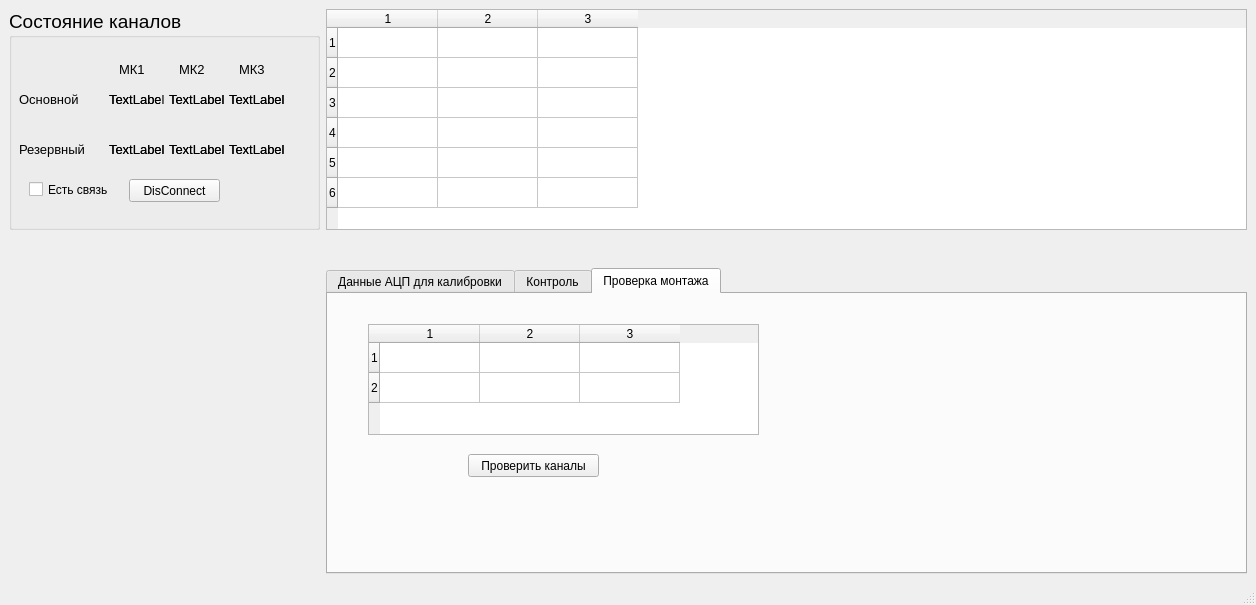
<?xml version="1.0" encoding="UTF-8"?>
<ui version="4.0">
 <class>MainWindow</class>
 <widget class="QMainWindow" name="MainWindow">
  <property name="geometry">
   <rect>
    <x>0</x>
    <y>0</y>
    <width>1256</width>
    <height>605</height>
   </rect>
  </property>
  <property name="windowTitle">
   <string>КПА БСШ-В</string>
  </property>
  <widget class="QWidget" name="centralwidget">
   <layout class="QFormLayout" name="formLayout">
    <item row="0" column="0">
     <widget class="QGroupBox" name="groupBox">
      <property name="minimumSize">
       <size>
        <width>311</width>
        <height>221</height>
       </size>
      </property>
      <property name="font">
       <font>
        <family>Arial</family>
        <pointsize>14</pointsize>
       </font>
      </property>
      <property name="title">
       <string>Состояние каналов</string>
      </property>
      <widget class="QLabel" name="greenMK1r">
       <property name="geometry">
        <rect>
         <x>100</x>
         <y>120</y>
         <width>61</width>
         <height>41</height>
        </rect>
       </property>
       <property name="font">
        <font>
         <family>Arial</family>
         <pointsize>10</pointsize>
        </font>
       </property>
       <property name="text">
        <string>TextLabel</string>
       </property>
      </widget>
      <widget class="QLabel" name="label_6">
       <property name="geometry">
        <rect>
         <x>10</x>
         <y>130</y>
         <width>71</width>
         <height>21</height>
        </rect>
       </property>
       <property name="font">
        <font>
         <family>Arial</family>
         <pointsize>10</pointsize>
        </font>
       </property>
       <property name="text">
        <string>Резервный</string>
       </property>
      </widget>
      <widget class="QLabel" name="greenMK3o">
       <property name="geometry">
        <rect>
         <x>220</x>
         <y>70</y>
         <width>61</width>
         <height>41</height>
        </rect>
       </property>
       <property name="font">
        <font>
         <family>Arial</family>
         <pointsize>10</pointsize>
        </font>
       </property>
       <property name="text">
        <string>TextLabel</string>
       </property>
      </widget>
      <widget class="QLabel" name="redMK3o">
       <property name="geometry">
        <rect>
         <x>220</x>
         <y>70</y>
         <width>61</width>
         <height>41</height>
        </rect>
       </property>
       <property name="font">
        <font>
         <family>Arial</family>
         <pointsize>10</pointsize>
        </font>
       </property>
       <property name="text">
        <string>TextLabel</string>
       </property>
      </widget>
      <widget class="QLabel" name="redMK1o">
       <property name="geometry">
        <rect>
         <x>100</x>
         <y>70</y>
         <width>51</width>
         <height>41</height>
        </rect>
       </property>
       <property name="font">
        <font>
         <family>Arial</family>
         <pointsize>10</pointsize>
        </font>
       </property>
       <property name="text">
        <string>TextLabel</string>
       </property>
      </widget>
      <widget class="QLabel" name="redMK2r">
       <property name="geometry">
        <rect>
         <x>160</x>
         <y>120</y>
         <width>61</width>
         <height>41</height>
        </rect>
       </property>
       <property name="font">
        <font>
         <family>Arial</family>
         <pointsize>10</pointsize>
        </font>
       </property>
       <property name="text">
        <string>TextLabel</string>
       </property>
      </widget>
      <widget class="QLabel" name="label_4">
       <property name="geometry">
        <rect>
         <x>230</x>
         <y>50</y>
         <width>41</width>
         <height>21</height>
        </rect>
       </property>
       <property name="font">
        <font>
         <family>Arial</family>
         <pointsize>10</pointsize>
        </font>
       </property>
       <property name="text">
        <string>МК3</string>
       </property>
      </widget>
      <widget class="QLabel" name="redMK2o">
       <property name="geometry">
        <rect>
         <x>160</x>
         <y>70</y>
         <width>61</width>
         <height>41</height>
        </rect>
       </property>
       <property name="font">
        <font>
         <family>Arial</family>
         <pointsize>10</pointsize>
        </font>
       </property>
       <property name="text">
        <string>TextLabel</string>
       </property>
      </widget>
      <widget class="QLabel" name="label_3">
       <property name="geometry">
        <rect>
         <x>170</x>
         <y>50</y>
         <width>41</width>
         <height>21</height>
        </rect>
       </property>
       <property name="font">
        <font>
         <family>Arial</family>
         <pointsize>10</pointsize>
        </font>
       </property>
       <property name="text">
        <string>МК2</string>
       </property>
      </widget>
      <widget class="QLabel" name="greenMK3r">
       <property name="geometry">
        <rect>
         <x>220</x>
         <y>120</y>
         <width>61</width>
         <height>41</height>
        </rect>
       </property>
       <property name="font">
        <font>
         <family>Arial</family>
         <pointsize>10</pointsize>
        </font>
       </property>
       <property name="text">
        <string>TextLabel</string>
       </property>
      </widget>
      <widget class="QLabel" name="label_5">
       <property name="geometry">
        <rect>
         <x>10</x>
         <y>80</y>
         <width>71</width>
         <height>21</height>
        </rect>
       </property>
       <property name="font">
        <font>
         <family>Arial</family>
         <pointsize>10</pointsize>
        </font>
       </property>
       <property name="text">
        <string>Основной</string>
       </property>
      </widget>
      <widget class="QLabel" name="greenMK2o">
       <property name="geometry">
        <rect>
         <x>160</x>
         <y>70</y>
         <width>61</width>
         <height>41</height>
        </rect>
       </property>
       <property name="font">
        <font>
         <family>Arial</family>
         <pointsize>10</pointsize>
        </font>
       </property>
       <property name="text">
        <string>TextLabel</string>
       </property>
      </widget>
      <widget class="QLabel" name="greenMK1o">
       <property name="geometry">
        <rect>
         <x>100</x>
         <y>70</y>
         <width>61</width>
         <height>41</height>
        </rect>
       </property>
       <property name="font">
        <font>
         <family>Arial</family>
         <pointsize>10</pointsize>
        </font>
       </property>
       <property name="text">
        <string>TextLabel</string>
       </property>
      </widget>
      <widget class="QLabel" name="greenMK2r">
       <property name="geometry">
        <rect>
         <x>160</x>
         <y>120</y>
         <width>61</width>
         <height>41</height>
        </rect>
       </property>
       <property name="font">
        <font>
         <family>Arial</family>
         <pointsize>10</pointsize>
        </font>
       </property>
       <property name="text">
        <string>TextLabel</string>
       </property>
      </widget>
      <widget class="QLabel" name="redMK1r">
       <property name="geometry">
        <rect>
         <x>100</x>
         <y>120</y>
         <width>61</width>
         <height>41</height>
        </rect>
       </property>
       <property name="font">
        <font>
         <family>Arial</family>
         <pointsize>10</pointsize>
        </font>
       </property>
       <property name="text">
        <string>TextLabel</string>
       </property>
      </widget>
      <widget class="QLabel" name="label_2">
       <property name="geometry">
        <rect>
         <x>110</x>
         <y>50</y>
         <width>41</width>
         <height>21</height>
        </rect>
       </property>
       <property name="font">
        <font>
         <family>Arial</family>
         <pointsize>10</pointsize>
        </font>
       </property>
       <property name="text">
        <string>МК1</string>
       </property>
      </widget>
      <widget class="QLabel" name="redMK3r">
       <property name="geometry">
        <rect>
         <x>220</x>
         <y>120</y>
         <width>61</width>
         <height>41</height>
        </rect>
       </property>
       <property name="font">
        <font>
         <family>Arial</family>
         <pointsize>10</pointsize>
        </font>
       </property>
       <property name="text">
        <string>TextLabel</string>
       </property>
      </widget>
      <widget class="QCheckBox" name="checkBox">
       <property name="geometry">
        <rect>
         <x>20</x>
         <y>170</y>
         <width>91</width>
         <height>21</height>
        </rect>
       </property>
       <property name="font">
        <font>
         <family>Arial</family>
         <pointsize>9</pointsize>
        </font>
       </property>
       <property name="text">
        <string>Есть связь</string>
       </property>
      </widget>
      <widget class="QPushButton" name="btnDisconnect">
       <property name="geometry">
        <rect>
         <x>120</x>
         <y>170</y>
         <width>91</width>
         <height>23</height>
        </rect>
       </property>
       <property name="font">
        <font>
         <family>Arial</family>
         <pointsize>9</pointsize>
        </font>
       </property>
       <property name="text">
        <string>DisConnect</string>
       </property>
      </widget>
      <zorder>redMK3o</zorder>
      <zorder>redMK3r</zorder>
      <zorder>redMK1r</zorder>
      <zorder>greenMK1r</zorder>
      <zorder>label_6</zorder>
      <zorder>greenMK3o</zorder>
      <zorder>redMK1o</zorder>
      <zorder>redMK2r</zorder>
      <zorder>label_4</zorder>
      <zorder>redMK2o</zorder>
      <zorder>label_3</zorder>
      <zorder>greenMK3r</zorder>
      <zorder>label_5</zorder>
      <zorder>greenMK2o</zorder>
      <zorder>greenMK1o</zorder>
      <zorder>greenMK2r</zorder>
      <zorder>label_2</zorder>
      <zorder>checkBox</zorder>
      <zorder>btnDisconnect</zorder>
     </widget>
    </item>
    <item row="0" column="1">
     <widget class="QTableWidget" name="tblBSWV">
      <property name="minimumSize">
       <size>
        <width>921</width>
        <height>221</height>
       </size>
      </property>
      <property name="rowCount">
       <number>6</number>
      </property>
      <property name="columnCount">
       <number>3</number>
      </property>
      <row/>
      <row/>
      <row/>
      <row/>
      <row/>
      <row/>
      <column/>
      <column/>
      <column/>
      <item row="0" column="0">
       <property name="text">
        <string/>
       </property>
      </item>
     </widget>
    </item>
    <item row="2" column="1">
     <widget class="QTabWidget" name="tabWidget">
      <property name="minimumSize">
       <size>
        <width>921</width>
        <height>306</height>
       </size>
      </property>
      <property name="currentIndex">
       <number>2</number>
      </property>
      <widget class="QWidget" name="tab">
       <attribute name="title">
        <string>Данные АЦП для калибровки</string>
       </attribute>
       <widget class="QTableWidget" name="tblAcp">
        <property name="enabled">
         <bool>true</bool>
        </property>
        <property name="geometry">
         <rect>
          <x>10</x>
          <y>10</y>
          <width>891</width>
          <height>251</height>
         </rect>
        </property>
        <property name="minimumSize">
         <size>
          <width>827</width>
          <height>251</height>
         </size>
        </property>
        <property name="rowCount">
         <number>7</number>
        </property>
        <property name="columnCount">
         <number>3</number>
        </property>
        <row/>
        <row/>
        <row/>
        <row/>
        <row/>
        <row/>
        <row/>
        <column/>
        <column/>
        <column/>
        <item row="0" column="0">
         <property name="text">
          <string/>
         </property>
        </item>
       </widget>
      </widget>
      <widget class="QWidget" name="tab_2">
       <attribute name="title">
        <string>Контроль</string>
       </attribute>
       <widget class="QPlainTextEdit" name="consol">
        <property name="geometry">
         <rect>
          <x>10</x>
          <y>10</y>
          <width>891</width>
          <height>261</height>
         </rect>
        </property>
       </widget>
      </widget>
      <widget class="QWidget" name="tab_3">
       <attribute name="title">
        <string>Проверка монтажа</string>
       </attribute>
       <widget class="QPushButton" name="btnNomer">
        <property name="geometry">
         <rect>
          <x>140</x>
          <y>160</y>
          <width>131</width>
          <height>23</height>
         </rect>
        </property>
        <property name="text">
         <string>Проверить каналы</string>
        </property>
       </widget>
       <widget class="QTableWidget" name="tblNomer">
        <property name="geometry">
         <rect>
          <x>40</x>
          <y>30</y>
          <width>391</width>
          <height>111</height>
         </rect>
        </property>
        <property name="minimumSize">
         <size>
          <width>391</width>
          <height>111</height>
         </size>
        </property>
        <property name="rowCount">
         <number>2</number>
        </property>
        <property name="columnCount">
         <number>3</number>
        </property>
        <row/>
        <row/>
        <column/>
        <column/>
        <column/>
       </widget>
      </widget>
     </widget>
    </item>
    <item row="2" column="0">
     <spacer name="verticalSpacer">
      <property name="orientation">
       <enum>Qt::Vertical</enum>
      </property>
      <property name="sizeHint" stdset="0">
       <size>
        <width>20</width>
        <height>40</height>
       </size>
      </property>
     </spacer>
    </item>
    <item row="1" column="1">
     <spacer name="verticalSpacer_2">
      <property name="orientation">
       <enum>Qt::Vertical</enum>
      </property>
      <property name="sizeHint" stdset="0">
       <size>
        <width>20</width>
        <height>40</height>
       </size>
      </property>
     </spacer>
    </item>
   </layout>
  </widget>
  <widget class="QMenuBar" name="menubar">
   <property name="geometry">
    <rect>
     <x>0</x>
     <y>0</y>
     <width>1256</width>
     <height>21</height>
    </rect>
   </property>
  </widget>
  <widget class="QStatusBar" name="statusbar"/>
 </widget>
 <resources/>
 <connections/>
</ui>
